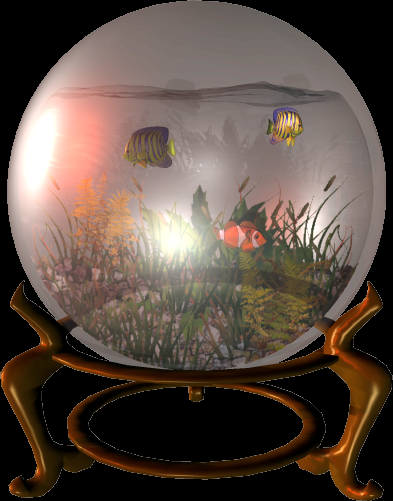
#> input picture images/image.png, 393 x 501 px, found by its file name
$ jupyter execute 05-alpha-channel.ipynb
#> lines starting #> are read from the running program, lines starting #| are printed output that depends on the picture
[cell 1]
import cv2
import matplotlib.pyplot as plt

[cell 2]
img = cv2.imread("/Users/ravshan/Documents/programming/DIP/images/image.png", cv2.IMREAD_UNCHANGED)
#> img is the input picture: shape (501, 393, 4); mean B, G, R, A 67.9, 77.1, 91.9, 136.1

[cell 3]
img.shape
#> Out = (501, 393, 4)

[cell 4]
bgr_image = img[...,0:3]   # bgr_image: extracts the first three channels of the image (Blue, Green, Red).
alpha_image = img[...,-1]  # alpha_image: extracts the last channel, which represents the alpha (transparency) channel.
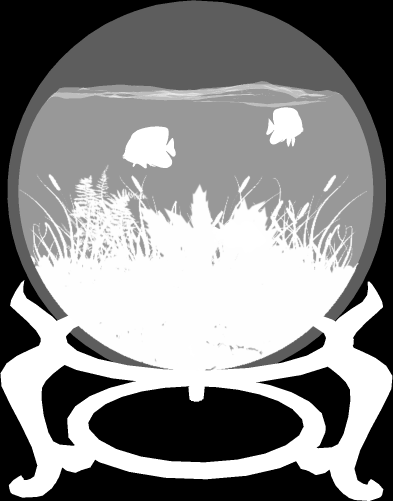
#> alpha_image: shape (501, 393); min 0, max 255, mean 136.1

rgb_image = cv2.cvtColor(bgr_image, cv2.COLOR_BGR2RGB)
plt.imshow(rgb_image); plt.title("RGB");
